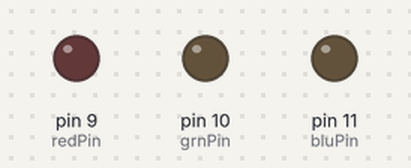
The sketch below on a simulated Arduino Uno, built with avr-gcc and run on an emulated ATmega328P. Parts: output pins drawn as LEDs (lit = HIGH).

Above: at 0.05 s.
At 1.55 s:
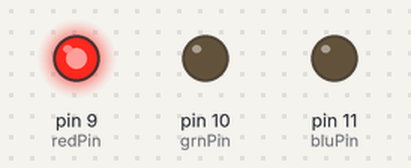
At 2.3 s:
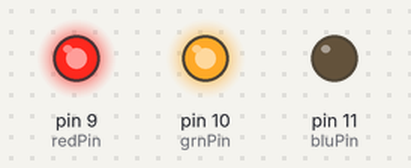
At 3.1 s:
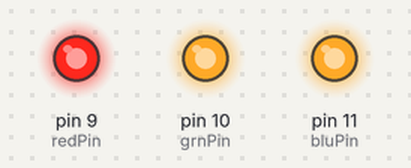
At 4.65 s:
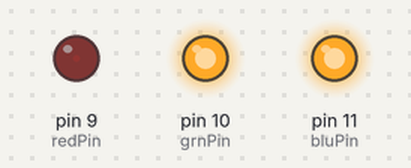
At 6.2 s:
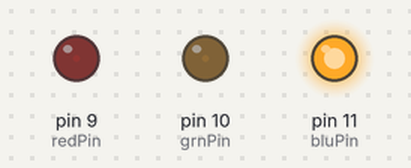
Timing chart, 0 to 8.1 s (numbered marks = the images above):
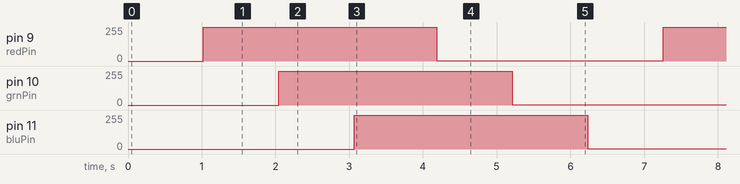

The sketch:

Fading.ino
```cpp
int redPin = 9;
int grnPin = 10;
int bluPin = 11;

void setup() {
  Serial.println("Setup");
  pinMode(redPin, OUTPUT);
  pinMode(grnPin, OUTPUT);
  pinMode(bluPin, OUTPUT);

}

void loop() {
  Serial.println("Loop");

  fadeIn(redPin);
  fadeIn(grnPin);
  fadeIn(bluPin);
  delay(100);
  fadeOut(redPin);
  fadeOut(grnPin);
  fadeOut(bluPin);
}


void fadeIn(int pin) {
  for(int r = 0; r < 0xFF; r++) {
    analogWrite(pin, r);
    delay(4);
  }
}

void fadeOut(int pin) {
  for(int r = 0xFF; r > 0; r--) {
    analogWrite(pin, r);
    delay(4);
  }
}
```

Measured:
- by itself, pin 9 (redPin), pin 10 (grnPin), pin 11 (bluPin): alternates 254/255 for 3.2 s and 1/255 for 3.1 s
